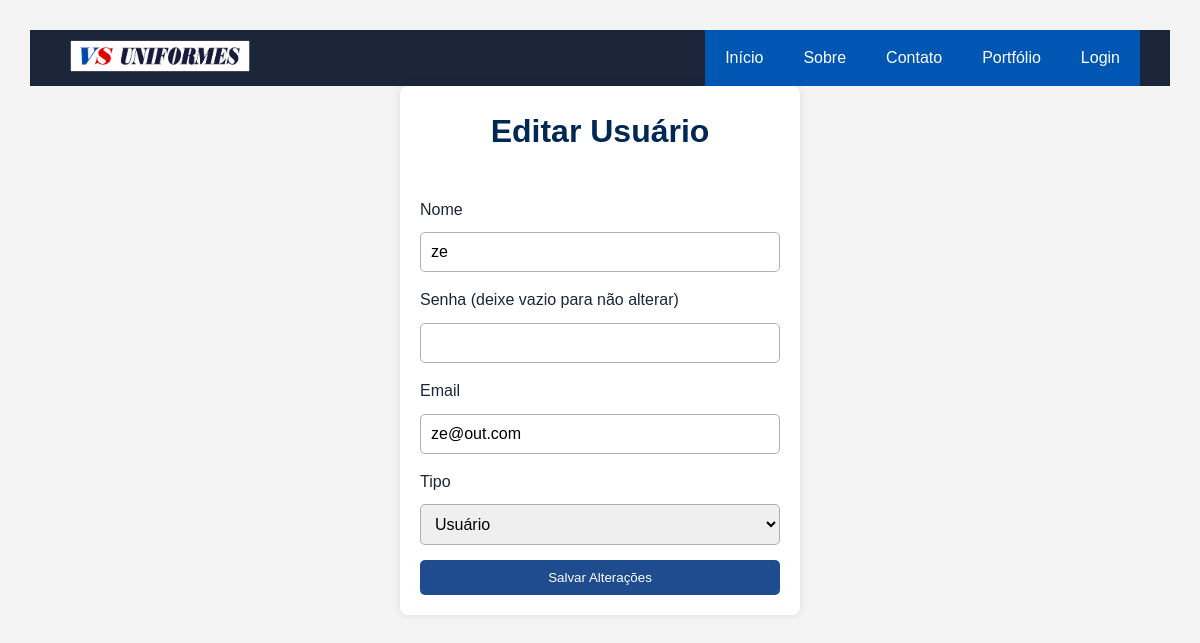
/view/editarUsuarios.php?idUsuario=5 (signed in), run on the app's committed database.
### tables this page shows
CREATE TABLE `usuarios` (
  `idUsuario` int(11) NOT NULL,
  `nome` varchar(100) NOT NULL,
  `email` varchar(255) NOT NULL,
  `senha` varchar(255) NOT NULL,
  `tipo` varchar(20) NOT NULL
);

### model/ClassUsuarioDAO.php (called while the page is built, shortened)
<?php
class ClassUsuarioDAO
{
    public function buscarUsuarioPorId($id)
    {
        try {
            $pdo = Conexao::getInstance();
            $sql = "SELECT * FROM usuarios WHERE idUsuario = ?";
            $stmt = $pdo->prepare($sql);
            $stmt->bindValue(1, $id);
            $stmt->execute();
            return $stmt->fetch(PDO::FETCH_ASSOC);
        } catch (PDOException $erro) {
            echo $erro->getMessage();
            return false;
        }
    }
}
?>

### view/editarUsuarios.php (the view, shortened to what this page needs)
<?php
require_once "../model/ClassUsuarioDAO.php";
$usuarioDAO = new ClassUsuarioDAO();
$id = $_GET['idUsuario'];
$usuario = $usuarioDAO->buscarUsuarioPorId($id);
?>
<!DOCTYPE html>
<html lang="pt-BR">
<head>
    <?php include 'includes/head.php'; ?>
</head>
<body>
<?php include 'includes/menu.php'; ?>
<div class="container">
    <h2>Editar Usuário</h2>
    <form method="POST">
        <label>Nome</label>
        <input type="text" name="nome"
               value="<?= $usuario['nome']; ?>">
        <label>Senha (deixe vazio para não alterar)</label>
        <input type="password" name="senha">
        <label>Email</label>
        <input type="email" name="email"
               value="<?= $usuario['email']; ?>">
        <label>Tipo</label>
        <select name="tipo">
            <option value="usuario"
                <?= ($usuario['tipo'] == "usuario") ? "selected" : ""; ?>>
                Usuário
            </option>
        </select>
        <button type="submit">Salvar Alterações</button>
    </form>
</div>
</body>
</html>

### css/style.css (style rules this page uses)
* { margin: 0; padding: 0; box-sizing: border-box; }
:root { --menu-fundo: #0056B3; --menu-foco: #E63946; --texto: #1B263B; --borda: #9cb5da; --texto-suave: #778DA9; --titulo: #002855; --fundo: #F6F4F3; }
body { font-family: 'Times New Roman', Times, serif; line-height: 1.6; color: var(--texto); background-color: var(--fundo); }
.container { max-width: 1100px; margin: auto; padding: 0 20px; }
.container h2 { color: var(--titulo); font-size: 32px; margin-bottom: 40px; position: relative; }
input, select, textarea { width: 100%; padding: 12px; border: 1px solid #afafaf; border-radius: 5px; font-size: 16px; }
input { padding: 10px; border: 1px solid #afafaf; border-radius: 5px; margin-top: 5px; }
button { padding: 10px; border: none; border-radius: 5px; cursor: pointer; }
button[type="submit"] { background: #1f4c8f; color: #ffffff; }

### view/editarUsuarios.php (style rules this page uses)
body { font-family: Arial; background-color: #f4f4f4; padding: 30px; }
.container { width: 400px; margin: auto; background: white; padding: 20px; border-radius: 8px; box-shadow: 0 0 10px rgba(0,0,0,0.1); }
h2 { text-align: center; }
input, select { width: 100%; padding: 10px; margin-top: 10px; margin-bottom: 15px; }
button { width: 100%; padding: 10px; background: #2196F3; color: white; border: none; cursor: pointer; }

### data on the page
usuarios: nome "ze", email "ze@out.com", tipo "Usuário"
